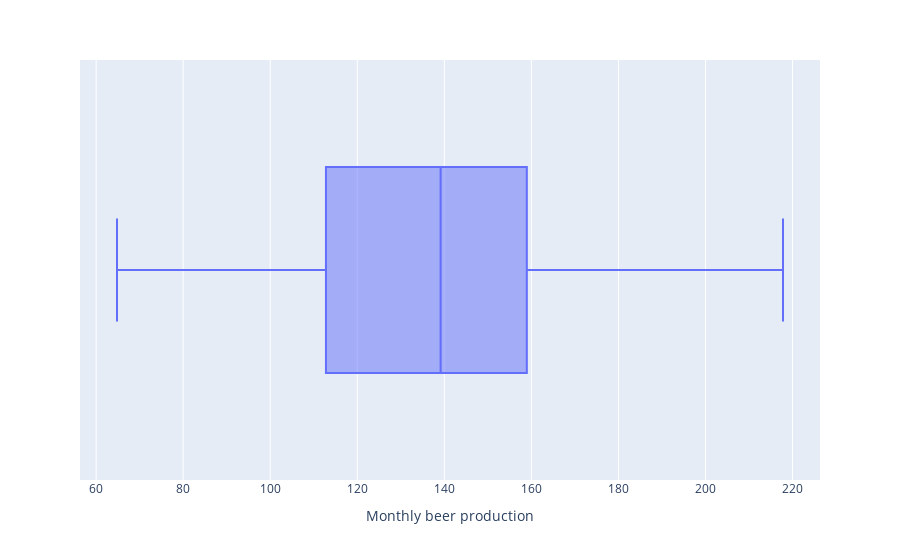

Notebook code for this chart:
### Code cell
fig = px.box(data_frame = df, x = 'Monthly beer production')
fig.show()

### Figure 1 — Plotly figure (JSON) as saved in the notebook; plotly's stock layout.template omitted (floating-point values rounded to 4 significant figures; data arrays with more than 128 entries replaced by an {"elided": "..."} marker saying what was removed)
{"data": [{"alignmentgroup": "True", "hovertemplate": "Monthly beer production=%{x}<extra></extra>", "legendgroup": "", "marker": {"color": "#636efa"}, "name": "", "notched": false, "offsetgroup": "", "orientation": "h", "showlegend": false, "type": "box", "x": {"elided": "476 float values"}, "x0": " ", "xaxis": "x", "y0": " ", "yaxis": "y"}], "layout": {"boxmode": "group", "legend": {"tracegroupgap": 0}, "margin": {"t": 60}, "xaxis": {"anchor": "y", "domain": [0, 1], "title": {"text": "Monthly beer production"}}, "yaxis": {"anchor": "x", "domain": [0, 1]}}}
